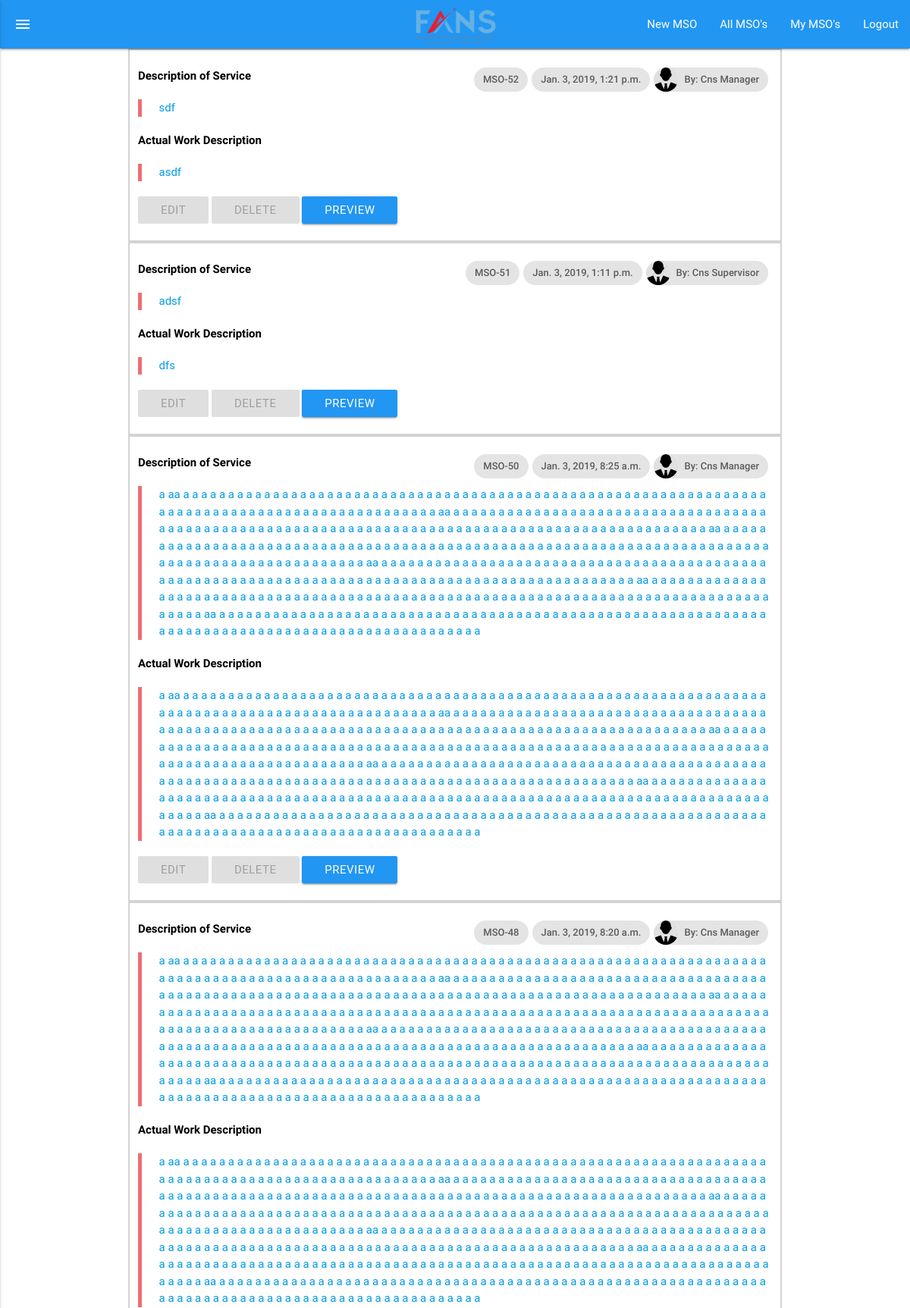
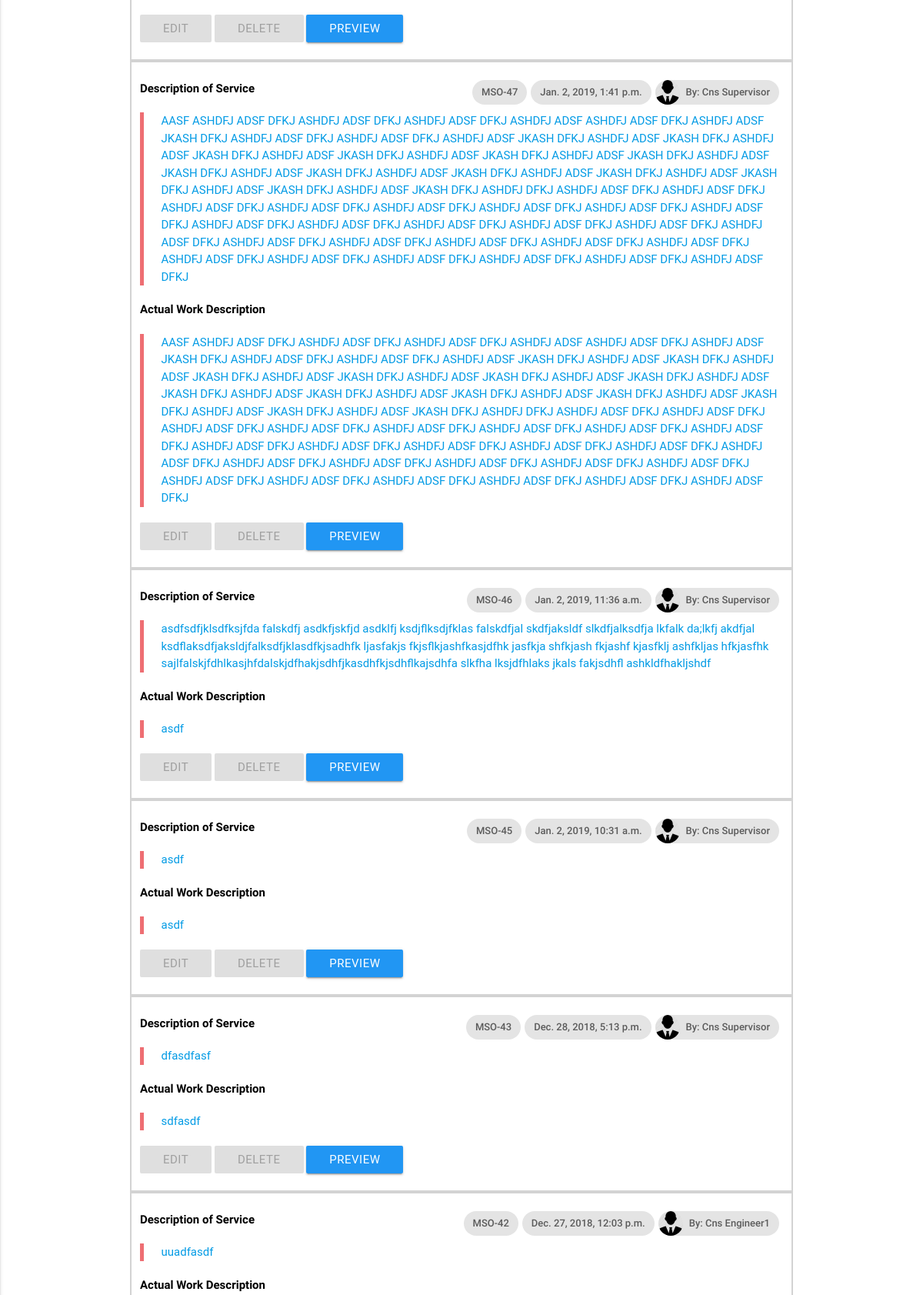
The app's page /mso/ (signed in, upper part) with its own data (2 pictures, top to bottom).
### mso/models.py (models this page shows, shortened)
class MsoCns(models.Model):
    requested_by = models.CharField(max_length=100, default='')
    section =  models.CharField(max_length=100, default='')
    department_head =  models.CharField(max_length=100, default='')
    location =  models.CharField(max_length=100, default='')
    description_of_service = models.TextField(default='')
    manager_approval = models.BooleanField(default=False)
    manager_approval_date = models.DateTimeField(auto_now=False, null=True)
    actual_work_descripition = models.TextField(default='')
    date_started = models.CharField(default='', max_length=50)
    date_completed = models.CharField(default='', max_length=50)
    work_compleated_by = models.TextField(default='')
    id_number = models.CharField(max_length=254, default='')
    supervisor_approval = models.BooleanField(default=False)
    supervisor_approval_date = models.DateTimeField(auto_now=False, null=True)
    posted_on = models.DateTimeField(auto_now=True)
    posted_by = models.EmailField(max_length=254, default='')
    posted_by_name = models.CharField(max_length=254, default='')
    requested_by_other_department = models.BooleanField(default=False)
    completed = models.BooleanField(default=False)

### mso/views.py (the view)
# urls.py: path('', views.all_msos, name='all_msos.html'),
@login_required
def all_msos(request, msg=''):
    all_msos = MsoCns.objects.all().order_by('-pk')
    current_user_name = helper.get_full_name(request.user)
    paginator = Paginator(all_msos, 10)
    page = request.GET.get('page')
    msos = paginator.get_page(page)
    gender = helper.get_gender(request.user)
    department = helper.get_department(request.user)
    job_title = helper.get_job_title(request.user)
    args = {
        'msos': msos,
        'current_user_name': str(current_user_name),
        'current_user_email': str(request.user),
        'current_user_gender': str(gender),
        'department': str(department),
        'job_title': str(job_title),
        'msg': msg,
    }
    return render(request, 'mso/all_msos.html', args)

### mso/helper.py (called while the page is built)
def get_full_name(email):
    first_name = CustomUser.objects.values_list('first_name', flat=True).filter(email=email)[0].lower()
    last_name = CustomUser.objects.values_list('last_name', flat=True).filter(email=email)[0].lower()
    return first_name.capitalize() + ' ' + last_name.capitalize()

def get_job_title(email):
    job_title = SetupUserAccount.objects.values_list('job_title', flat=True).filter(email=email)[0]
    return job_title

def get_gender(email):
    gender = SetupUserAccount.objects.values_list('gender', flat=True).filter(email=email)[0]
    return gender

def get_department(email):
    department = SetupUserAccount.objects.values_list('department', flat=True).filter(email=email)[0]
    return department

### users/models.py (called while the page is built)
    def __str__(self):
        return self.email

### mso/templates/mso/all_msos.html (shortened to what this page needs)
{% extends 'cns_base.html' %}
{% load static %}
{% block linktag %} <link rel="stylesheet" type="text/css" href="{% static "pages/css/mso.css" %}"> {% endblock linktag %}
{% block content %}
<div class="container">
    {%for mso in msos %}
    <div class="row mso_row" id="r{{mso.id}}">
        <div class="col s12">
            <br>
            <a id="read_mode_a" href="/mso/{{mso.id}}">
                <div class="chip">
                    {% if current_user_gender == 'male' %}
                        <img src="{% static "pages/img/male_profile_default.png" %}" alt="male_profile_default">By: {{ mso.posted_by_name }}
                    {% else %}
                        <img src="{% static "pages/img/female_profile_default.png" alt="female_profile_default" %}">By: {{ mso.posted_by_name }}
                    {% endif %}
                </div>
                <div class="chip">
                    {{mso.posted_on}}
                </div>
                <div class="chip">MSO-{{mso.id}}</div>
                <span class="title mso_title">Description of Service</span>
                <blockquote>{{mso.description_of_service}}</blockquote>
                <span class="title mso_title">Actual Work Description</span>
                <blockquote>{{mso.actual_work_descripition}}</blockquote>
                </a>
                {% if current_user_name == mso.posted_by_name %}
                {% if mso.manager_approval == False or mso.supervisor_approval == False or mso.completed %}
                <a id="" href="/mso/edit/{{mso.id}}" class="waves-effect waves-light green btn modal-trigger">Edit</a>
                <a id="{{mso.id}}" href="#" class="delete waves-effect waves-light red btn modal-trigger">Delete</a>
                {% endif %}
                {% elif current_user_name != mso.posted_by_name %}
                <a id="" href="/mso/edit/{{mso.id}}" class="waves-effect waves-light disabled green btn modal-trigger">Edit</a>
                <a id="{{mso.id}}" href="#" class="delete waves-effect waves-light red disabled btn modal-trigger">Delete</a>
                {% else %}
                <a id="" href="/mso/edit/{{mso.id}}" class="waves-effect waves-light disabled green btn modal-trigger">Edit</a>
                <a id="{{mso.id}}" href="#" class="delete waves-effect waves-light red disabled btn modal-trigger">Delete</a>
                {% endif %}
                <a href="/mso/{{mso.id}}" class="waves-effect waves-light blue btn modal-trigger">Preview</a>
            <br>
            <br>
        </div>
    </div>
        {% endfor %}
        <br>
        <br>
        <br>
        <br>
        <br>
</div>
{% endblock content %}

### pages/static/pages/css/main.css (style rules this page uses)
.mso_row { margin-bottom: 0px; border: 1px solid lightgray; }
.title { font-weight: bold; }
.chip { float: right !important; }
.mso_title { color: black; }

### pages/static/pages/css/mso.css (style rules this page uses)
.mso_row { margin-bottom: 0px; border: 2px solid lightgray; }
.title { font-weight: bold; }
.chip { float: right !important; }
.mso_title { color: black; }

### records on screen
MsoCns: posted_by_name "Cns Manager", posted_on "Jan. 3, 2019, 1:21 p.m.", id "52", description_of_service "sdf", actual_work_descripition "asdf"
MsoCns: posted_by_name "Cns Supervisor", posted_on "Jan. 3, 2019, 1:11 p.m.", id "51", description_of_service "adsf", actual_work_descripition "dfs"
MsoCns: posted_by_name "Cns Manager", posted_on "Jan. 3, 2019, 8:25 a.m.", id "50", description_of_service "a aa a a a a a a a a a a a a a a a a a a a a a a a a a a a a a a a a a a a a a a a a a a a a a a a a a a a a a a a a a a a a a a a a a a a a a a a a a a a a a a a a a a a a a a a a a a a a a a a a aa a a a a a a a a a a a a a a a a a a a a a a a a a a a a a a a a a a a a a a a a a a a a a a a a a a a a a a a a a a a a a a a a a a a a a a a a a a a a a a a a a a a a a a a a a a a a a a a a aa a a a a a a a a a a a a a a a a a a a a a a a a a a a a a a a a a a a a a a a a a a a a a a a a a a a a a a a a a a a a a a a a a a a a a a a a a a a a a a a a a a a a a a a a a a a a a a a a aa a a a a a a a a a a a a a a a a a a a a a a a a a a a a a a a a a a a a a a a a a a a a a a a a a a a a a a a…", actual_work_descripition "a aa a a a a a a a a a a a a a a a a a a a a a a a a a a a a a a a a a a a a a a a a a a a a a a a a a a a a a a a a a a a a a a a a a a a a a a a a a a a a a a a a a a a a a a a a a a a a a a a a aa a a a a a a a a a a a a a a a a a a a a a a a a a a a a a a a a a a a a a a a a a a a a a a a a a a a a a a a a a a a a a a a a a a a a a a a a a a a a a a a a a a a a a a a a a a a a a a a a aa a a a a a a a a a a a a a a a a a a a a a a a a a a a a a a a a a a a a a a a a a a a a a a a a a a a a a a a a a a a a a a a a a a a a a a a a a a a a a a a a a a a a a a a a a a a a a a a a aa a a a a a a a a a a a a a a a a a a a a a a a a a a a a a a a a a a a a a a a a a a a a a a a a a a a a a a a…"
MsoCns: posted_by_name "Cns Manager", posted_on "Jan. 3, 2019, 8:20 a.m.", id "48", description_of_service "a aa a a a a a a a a a a a a a a a a a a a a a a a a a a a a a a a a a a a a a a a a a a a a a a a a a a a a a a a a a a a a a a a a a a a a a a a a a a a a a a a a a a a a a a a a a a a a a a a a aa a a a a a a a a a a a a a a a a a a a a a a a a a a a a a a a a a a a a a a a a a a a a a a a a a a a a a a a a a a a a a a a a a a a a a a a a a a a a a a a a a a a a a a a a a a a a a a a a aa a a a a a a a a a a a a a a a a a a a a a a a a a a a a a a a a a a a a a a a a a a a a a a a a a a a a a a a a a a a a a a a a a a a a a a a a a a a a a a a a a a a a a a a a a a a a a a a a aa a a a a a a a a a a a a a a a a a a a a a a a a a a a a a a a a a a a a a a a a a a a a a a a a a a a a a a a…", actual_work_descripition "a aa a a a a a a a a a a a a a a a a a a a a a a a a a a a a a a a a a a a a a a a a a a a a a a a a a a a a a a a a a a a a a a a a a a a a a a a a a a a a a a a a a a a a a a a a a a a a a a a a aa a a a a a a a a a a a a a a a a a a a a a a a a a a a a a a a a a a a a a a a a a a a a a a a a a a a a a a a a a a a a a a a a a a a a a a a a a a a a a a a a a a a a a a a a a a a a a a a a aa a a a a a a a a a a a a a a a a a a a a a a a a a a a a a a a a a a a a a a a a a a a a a a a a a a a a a a a a a a a a a a a a a a a a a a a a a a a a a a a a a a a a a a a a a a a a a a a a aa a a a a a a a a a a a a a a a a a a a a a a a a a a a a a a a a a a a a a a a a a a a a a a a a a a a a a a a…"
MsoCns: posted_by_name "Cns Supervisor", posted_on "Jan. 2, 2019, 1:41 p.m.", id "47", description_of_service "AASF ASHDFJ ADSF DFKJ ASHDFJ ADSF DFKJ ASHDFJ ADSF DFKJ ASHDFJ ADSF ASHDFJ ADSF DFKJ ASHDFJ ADSF JKASH DFKJ ASHDFJ ADSF DFKJ ASHDFJ ADSF DFKJ ASHDFJ ADSF JKASH DFKJ ASHDFJ ADSF JKASH DFKJ ASHDFJ ADSF JKASH DFKJ ASHDFJ ADSF JKASH DFKJ ASHDFJ ADSF JKASH DFKJ ASHDFJ ADSF JKASH DFKJ ASHDFJ ADSF JKASH DFKJ ASHDFJ ADSF JKASH DFKJ ASHDFJ ADSF JKASH DFKJ ASHDFJ ADSF JKASH DFKJ ASHDFJ ADSF JKASH DFKJ ASHDFJ ADSF JKASH DFKJ ASHDFJ ADSF JKASH DFKJ ASHDFJ DFKJ ASHDFJ ADSF DFKJ ASHDFJ ADSF DFKJ ASHDFJ ADSF DFKJ ASHDFJ ADSF DFKJ ASHDFJ ADSF DFKJ ASHDFJ ADSF DFKJ ASHDFJ ADSF DFKJ ASHDFJ ADSF DFKJ ASHDFJ ADSF DFKJ ASHDFJ ADSF DFKJ ASHDFJ ADSF DFKJ ASHDFJ ADSF DFKJ ASHDFJ ADSF DFKJ ASHDFJ ADSF DFKJ ASHDFJ…", actual_work_descripition "AASF ASHDFJ ADSF DFKJ ASHDFJ ADSF DFKJ ASHDFJ ADSF DFKJ ASHDFJ ADSF ASHDFJ ADSF DFKJ ASHDFJ ADSF JKASH DFKJ ASHDFJ ADSF DFKJ ASHDFJ ADSF DFKJ ASHDFJ ADSF JKASH DFKJ ASHDFJ ADSF JKASH DFKJ ASHDFJ ADSF JKASH DFKJ ASHDFJ ADSF JKASH DFKJ ASHDFJ ADSF JKASH DFKJ ASHDFJ ADSF JKASH DFKJ ASHDFJ ADSF JKASH DFKJ ASHDFJ ADSF JKASH DFKJ ASHDFJ ADSF JKASH DFKJ ASHDFJ ADSF JKASH DFKJ ASHDFJ ADSF JKASH DFKJ ASHDFJ ADSF JKASH DFKJ ASHDFJ ADSF JKASH DFKJ ASHDFJ DFKJ ASHDFJ ADSF DFKJ ASHDFJ ADSF DFKJ ASHDFJ ADSF DFKJ ASHDFJ ADSF DFKJ ASHDFJ ADSF DFKJ ASHDFJ ADSF DFKJ ASHDFJ ADSF DFKJ ASHDFJ ADSF DFKJ ASHDFJ ADSF DFKJ ASHDFJ ADSF DFKJ ASHDFJ ADSF DFKJ ASHDFJ ADSF DFKJ ASHDFJ ADSF DFKJ ASHDFJ ADSF DFKJ ASHDFJ…"
MsoCns: posted_by_name "Cns Supervisor", posted_on "Jan. 2, 2019, 11:36 a.m.", id "46", description_of_service "asdfsdfjklsdfksjfda falskdfj asdkfjskfjd asdklfj ksdjflksdjfklas falskdfjal skdfjaksldf slkdfjalksdfja lkfalk da;lkfj akdfjal ksdflaksdfjaksldjfalksdfjklasdfkjsadhfk ljasfakjs fkjsflkjashfkasjdfhk jasfkja shfkjash fkjashf kjasfklj ashfkljas hfkjasfhk sajlfalskjfdhlkasjhfdalskjdfhakjsdhfjkasdhfkjsdhflkajsdhfa slkfha lksjdfhlaks jkals fakjsdhfl ashkldfhakljshdf", actual_work_descripition "asdf"
MsoCns: posted_by_name "Cns Supervisor", posted_on "Jan. 2, 2019, 10:31 a.m.", id "45", description_of_service "asdf", actual_work_descripition "asdf"
MsoCns: posted_by_name "Cns Supervisor", posted_on "Dec. 28, 2018, 5:13 p.m.", id "43", description_of_service "dfasdfasf", actual_work_descripition "sdfasdf"
MsoCns: posted_by_name "Cns Engineer1", posted_on "Dec. 27, 2018, 12:03 p.m.", id "42", description_of_service "uuadfasdf"
